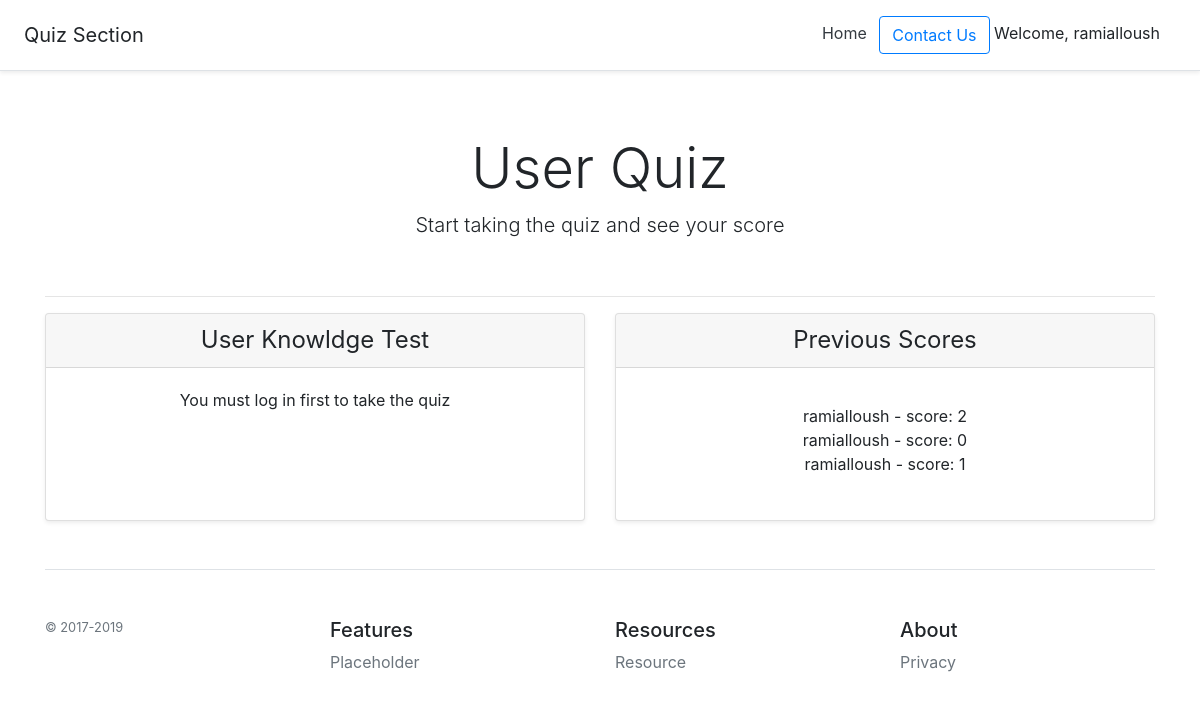
Page /quiz/ (signed in) on the earlier database version.
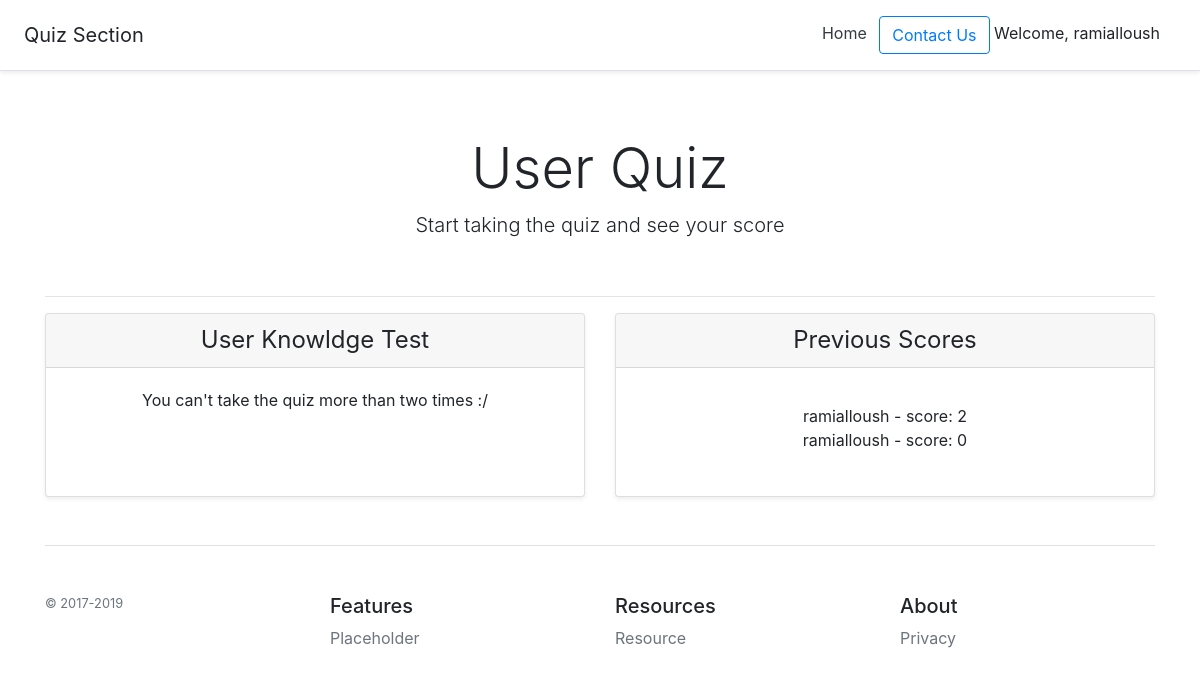
Same page on the later database version.
### quiz/models.py (models this page shows)
class Score(models.Model):
    user = models.ForeignKey(User, verbose_name='User',
                             on_delete=models.CASCADE)
    date = models.DateTimeField('Quiz Date', default=timezone.now)
    score = models.IntegerField(default=0)
    def __str__(self):
        return self.user.username + " - score: " + str(self.score)

### quiz/views.py (the view)
# urls.py: path('', views.IndexView.as_view(), name='index'),  # use name for reverse function
class IndexView(generic.ListView):
    model = Score
    template_name = 'quiz/index.html'
    def get_queryset(self):
        user = self.request.user
        if user.is_authenticated:
            return Score.objects.filter(
                user=self.request.user
            )
        else:
            return None

### quiz/templates/quiz/index.html
{% extends 'quiz/base.html' %}
{% block content %}
<div class="card-deck mb-3 text-center">
    <div class="card mb-12 shadow-sm">
        <div class="card-header">
            <h4 class="my-0 font-weight-normal">User Knowldge Test</h4>
        </div>
        <div class="card-body">
            {% if request.user.is_authenticated and score_list.count < 2 %}
            <a href="{% url 'quiz:detail' 1 %}" class="btn btn-lg btn-block btn-primary" role="button">Start
                Quiz</a>
            {% elif score_list.count == 2 %}
            You can't take the quiz more than two times :/
            {% else %}
            You must log in first to take the quiz
            {% endif %}
        </div>
    </div>
    {% if score_list %}
    <div class="card mb-12 shadow-sm">
        <div class="card-header">
            <h4 class="my-0 font-weight-normal">Previous Scores</h4>
        </div>
        <div class="card-body">
            <ul class="list-unstyled mt-3 mb-4">
                {% for score in score_list %}
                <li>{{ score }}</li>
                {% endfor %}
            </ul>
        </div>
    </div>
    {% endif %}
</div>
{% endblock %}

### quiz/templates/quiz/base.html (shortened to what this page needs)
<!doctype html>
<html lang="en">
<head>
    <link href="https://getbootstrap.com/docs/4.3/dist/css/bootstrap.min.css" rel="stylesheet"
>
</head>
<body>
    <div class="d-flex flex-column flex-md-row align-items-center p-3 px-md-4 mb-3 bg-white border-bottom shadow-sm">
        <h5 class="my-0 mr-md-auto font-weight-normal">Quiz Section</h5>
        <nav class="my-2 my-md-0 mr-md-3">
            <a class="p-2 text-dark" href="{% url 'quiz:index' %}">Home</a>
            <a class="btn btn-outline-primary" href="#">Contact Us</a>
            {% if request.user.is_authenticated %}
            Welcome, {{ request.user.username }}
            {% else %}
            <a href="/accounts/login">Login</a>
            {% endif %}
        </nav>
    </div>
    <div class="px-3 pt-md-5 pb-md-4 mx-auto text-center">
        <h1 class="display-4">User Quiz</h1>
        <p class="lead">Start taking the quiz and see your score</p>
    </div>
    <div class="container">
        <hr>
        {% block content %}
        {% endblock %}
        <footer class="pt-4 my-md-5 pt-md-5 border-top">
            <div class="row">
                <div class="col-12 col-md">
                    <small class="d-block mb-3 text-muted">&copy; 2017-2019</small>
                </div>
                <div class="col-6 col-md">
                    <h5>Features</h5>
                    <ul class="list-unstyled text-small">
                        <li><a class="text-muted" href="#">Placeholder</a></li>
                    </ul>
                </div>
                <div class="col-6 col-md">
                    <h5>Resources</h5>
                    <ul class="list-unstyled text-small">
                        <li><a class="text-muted" href="#">Resource</a></li>
                    </ul>
                </div>
                <div class="col-6 col-md">
                    <h5>About</h5>
                    <ul class="list-unstyled text-small">
                        <li><a class="text-muted" href="#">Privacy</a></li>
                    </ul>
                </div>
            </div>
        </footer>
    </div>
</body>
</html>

Differences in the rows shown:
removed Score: user+score "ramialloush - score: 1"
Other differences:
text no longer shown: "You must log in first to take the quiz"
text now shown: "You can't take the quiz more than two times :/"
